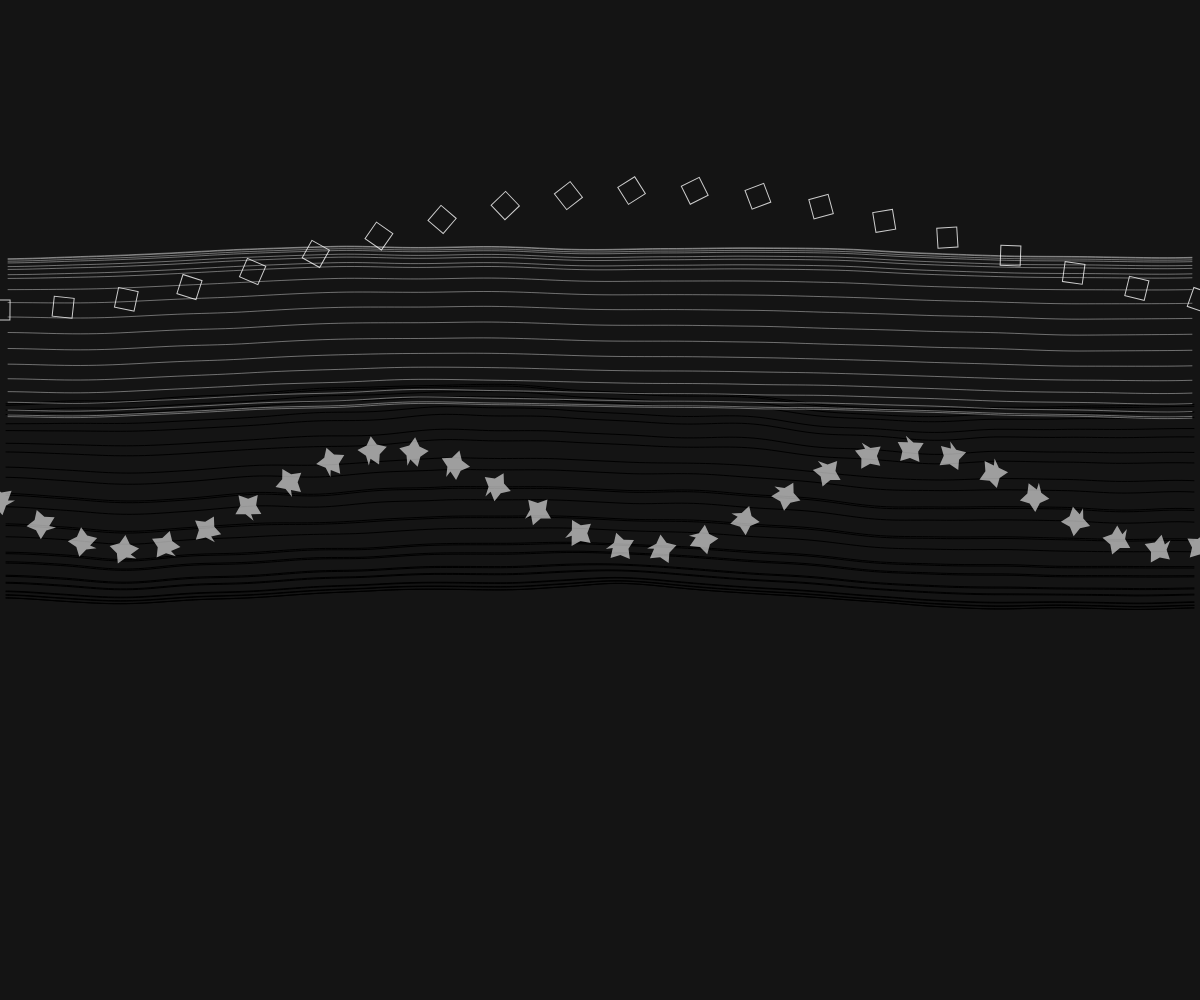
Frame 1 (no input)
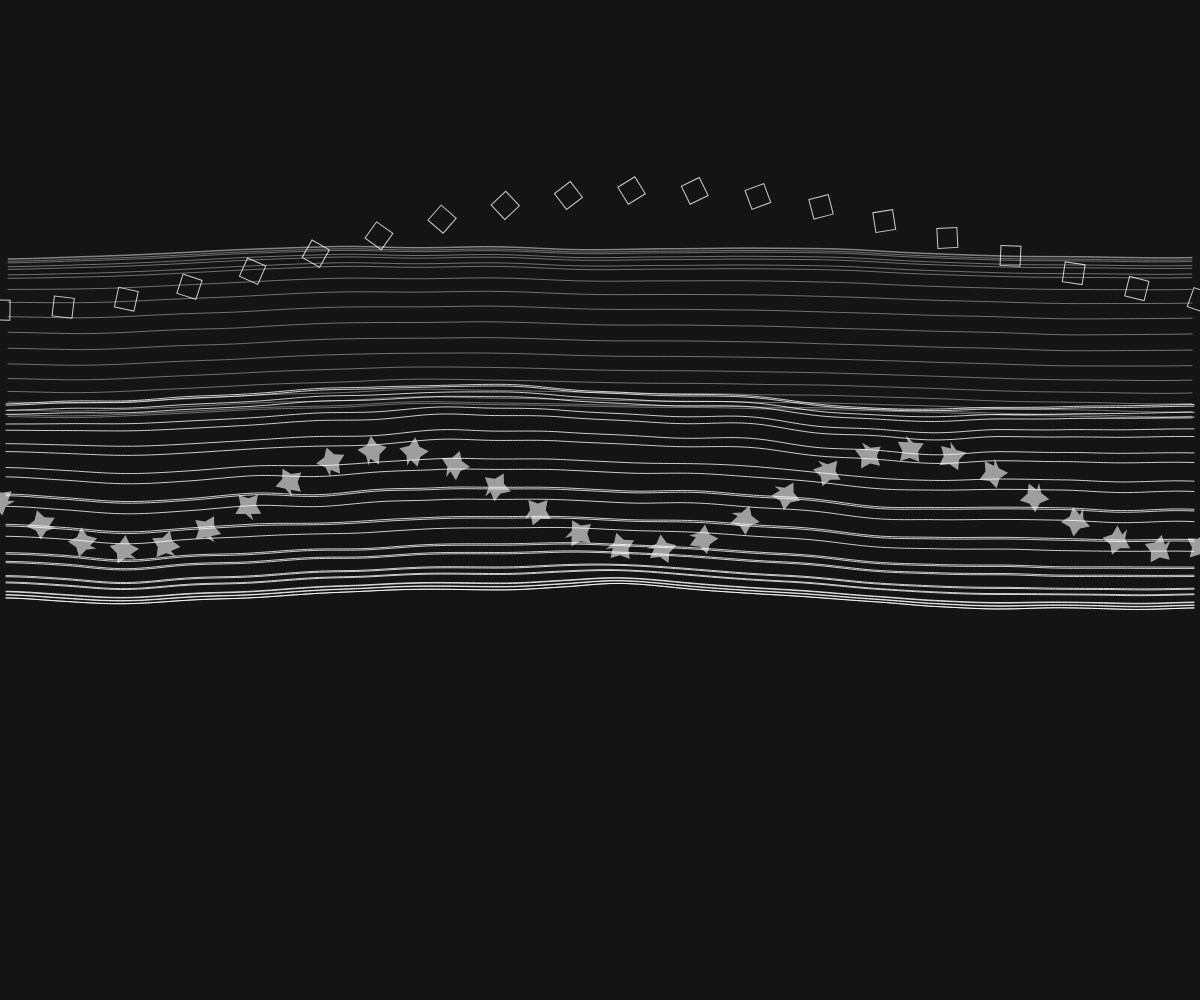
Frame 2 (the mouse pressed at the canvas centre, redrawn once)

The p5.js sketch that drew these frames (run headless with seeded random() and noise() and a simulated clock; the mouse was pressed at the canvas centre and the sketch redrawn once):

// p5.js sketch
// ── sketch.js
function setup() {
  createCanvas(windowWidth, windowHeight);
  noLoop();
}

function draw() {
  background(20);
  
  // Draw flowing organic fibers
  drawFlowingFibers();
  
  // Draw geometric knots
  drawGeometricKnots();
}

function drawFlowingFibers() {
  strokeWeight(1);
  noFill();
  
  // Use a grid of noise fields to create flowing paths
  for (let i = 0; i < 30; i++) {
    beginShape();
    for (let j = 0; j < 200; j++) {
      let x = map(j, 0, 199, 0, width);
      let y = height / 2 + sin(frameCount * 0.005 + i * 0.3) * 100;
      
      // Add some noise to make it organic
      let n = noise(x * 0.002, y * 0.002, frameCount * 0.001);
      y += map(n, 0, 1, -30, 30);
      
      curveVertex(x, y);
    }
    endShape();
  }
  
  // Add more flowing lines with different colors
  stroke(255, 100);
  for (let i = 0; i < 20; i++) {
    beginShape();
    for (let j = 0; j < 150; j++) {
      let x = map(j, 0, 149, 0, width);
      let y = height / 3 + cos(frameCount * 0.003 + i * 0.2) * 80;
      
      let n = noise(x * 0.0015, y * 0.0015, frameCount * 0.0015);
      y += map(n, 0, 1, -20, 20);
      
      curveVertex(x, y);
    }
    endShape();
  }
}

function drawGeometricKnots() {
  noStroke();
  fill(255, 150);
  
  // Draw sharp geometric knots
  for (let i = 0; i < 30; i++) {
    let x = map(i, 0, 29, 0, width);
    let y = height / 2 + sin(frameCount * 0.007 + i * 0.5) * 50;
    
    // Draw a star shape
    push();
    translate(x, y);
    rotate(frameCount * 0.01 + i * 0.2);
    beginShape();
    for (let j = 0; j < 10; j++) {
      let angle = map(j, 0, 9, 0, TWO_PI);
      let radius = (j % 2 === 0) ? 15 : 8;
      let px = cos(angle) * radius;
      let py = sin(angle) * radius;
      vertex(px, py);
    }
    endShape(CLOSE);
    pop();
  }
  
  // Draw some rectangles
  stroke(255, 200);
  noFill();
  for (let i = 0; i < 20; i++) {
    let x = map(i, 0, 19, 0, width);
    let y = height / 4 + cos(frameCount * 0.005 + i * 0.3) * 60;
    
    push();
    translate(x, y);
    rotate(frameCount * 0.008 + i * 0.1);
    rectMode(CENTER);
    rect(0, 0, 20, 20);
    pop();
  }
}
